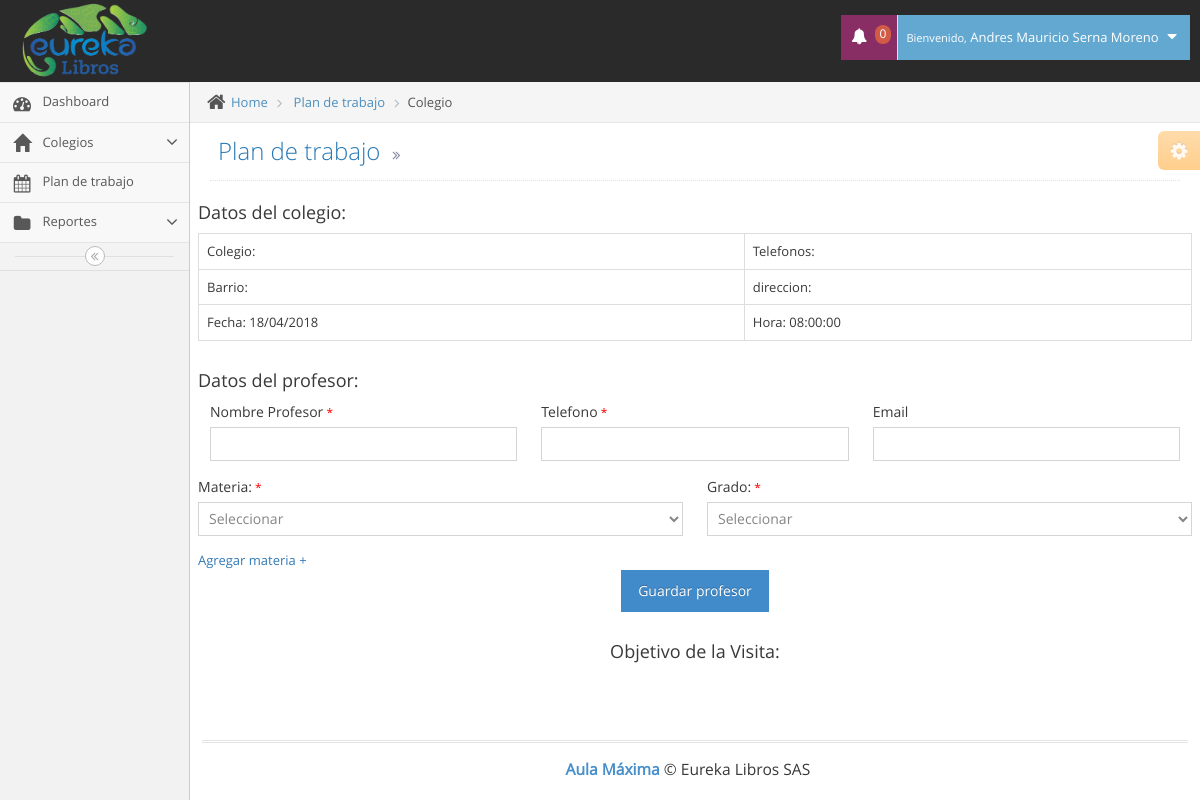
Before: /evento.php?evento=3 (signed in) with the older database file.
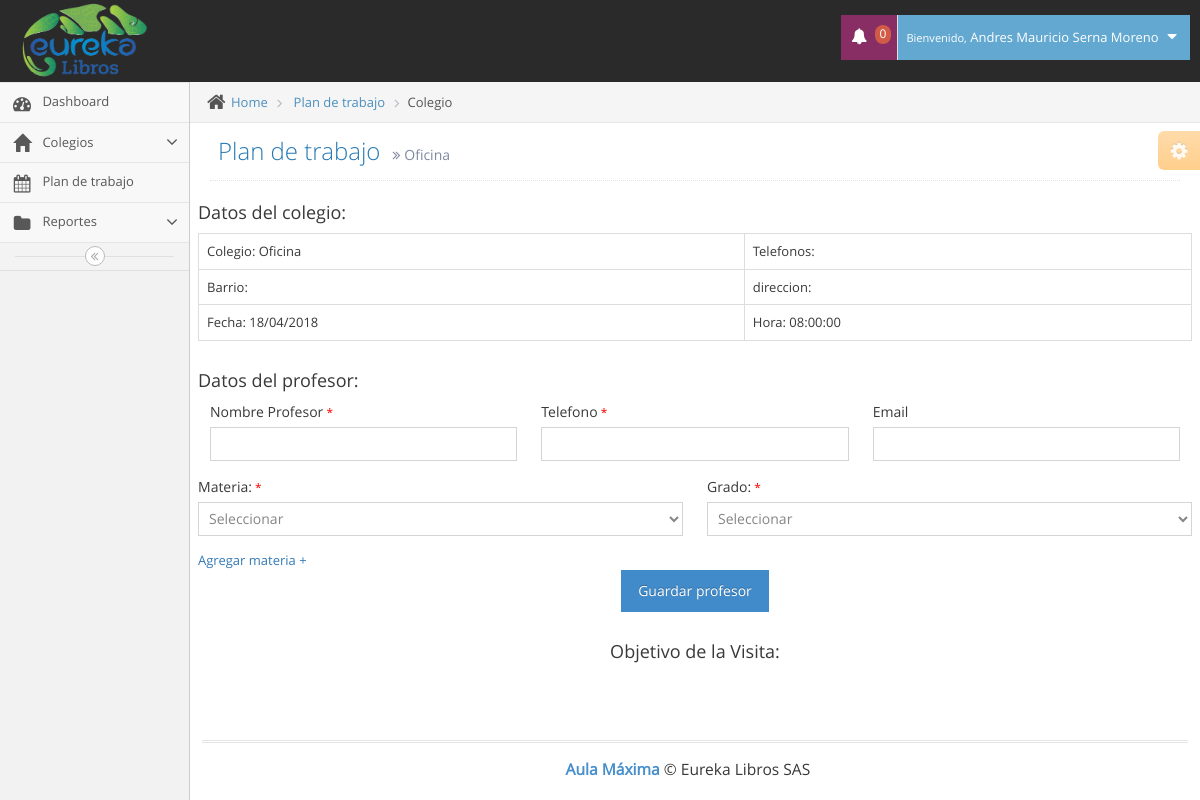
After: the same page with the newer database file.
### tables this page shows
CREATE TABLE `colegios` (
  `id` int(11) NOT NULL,
  `codigo` varchar(11) NOT NULL,
  `colegio` varchar(100) NOT NULL,
  `direccion` varchar(100) NOT NULL,
  `barrio` varchar(100) NOT NULL,
  `telefono` varchar(20) NOT NULL,
  `web` varchar(100) NOT NULL,
  `cumpleaños` date NOT NULL,
  `cod_zona` varchar(8) NOT NULL,
  `id_usuario` int(11) NOT NULL,
  `fecha_creacion` timestamp NOT NULL DEFAULT CURRENT_TIMESTAMP ON UPDATE CURRENT_TIMESTAMP
);

### evento.php (the view, shortened to what the changed rows need)
<!DOCTYPE html>
<html lang="es">
	<head>
		<link rel="stylesheet" href="assets/css/bootstrap.min.css" />
		<link rel="stylesheet" href="assets/font-awesome/4.5.0/css/font-awesome.min.css" />
		<link rel="stylesheet" href="assets/css/jquery-ui.custom.min.css" />
		<link rel="stylesheet" href="assets/css/chosen.min.css" />
		<link rel="stylesheet" href="assets/css/bootstrap-datepicker3.min.css" />
		<link rel="stylesheet" href="assets/css/bootstrap-timepicker.min.css" />
		<link rel="stylesheet" href="assets/css/daterangepicker.min.css" />
		<link rel="stylesheet" href="assets/css/bootstrap-datetimepicker.min.css" />
		<link rel="stylesheet" href="assets/css/bootstrap-colorpicker.min.css" />
		<link rel="stylesheet" href="assets/css/ace.min.css" class="ace-main-stylesheet" id="main-ace-style" />
		<link rel="stylesheet" href="assets/css/ace-skins.min.css" />
		<link rel="stylesheet" href="assets/css/ace-rtl.min.css" />
	</head>
	<body class="no-skin">
		<div class="main-container ace-save-state" id="main-container">
			<div class="main-content">
				<div class="main-content-inner">
					<div class="page-content">
						<?php
							include("conexion/bdd.php");
							$sql = "SELECT * FROM plan_trabajo WHERE id='".$_GET["evento"]."'";
								$req = $bdd->prepare($sql);
								$req->execute();
								$visita = $req->fetch();
							$sql_colegio = "SELECT id,codigo, colegio, barrio, direccion,telefono FROM colegios WHERE id='".$visita["id_colegio"]."'";
								$req_colegio = $bdd->prepare($sql_colegio);
								$req_colegio->execute();
								$colegio = $req_colegio->fetch();
						?>
						<div class="page-header">
							<h1>
								Plan de trabajo
								<small>
									<i class="ace-icon fa fa-angle-double-right"></i>
									<?php echo $colegio["colegio"]; ?>
								</small>
							</h1>
						</div>
						<div class="row">
							<table class="table table-bordered table-hover">
                        		<tr>
                        			<td>Colegio: <?php echo $colegio['colegio']; ?></td>
                        			<td>Telefonos: <?php echo $colegio['telefono']; ?></td>
                        		</tr>
                        	</table>
						</div>
						<br>
						<br>
					</div>
				</div>
			</div>
		</div>
	</body>
</html>

Changed rows visible on the page:
added colegios: colegio "Oficina"
